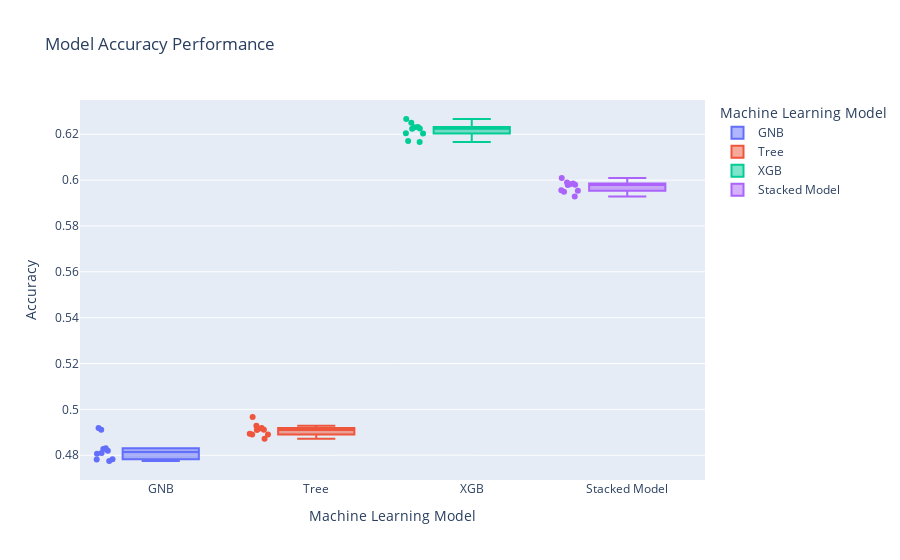

Notebook cell for this chart:
### Markdown cell above
## Visualize Train Set Accuracies

### Code cell
fig = px.box(
    classifmod1,
    x="Model",
    y="Accuracy",
    color="Model",
    points="all",
    labels={"Model": "Machine Learning Model", "Accuracy": "Accuracy"},
    title="Model Accuracy Performance",
)
fig.show()
fig.write_html("products/plots/stacked_train_accuracies.html")

### Figure 1 — Plotly figure (JSON) as saved in the notebook; plotly's stock layout.template omitted (floating-point values rounded to 4 significant figures)
{"data": [{"alignmentgroup": "True", "boxpoints": "all", "hovertemplate": "Machine Learning Model=%{x}<br>Accuracy=%{y}<extra></extra>", "legendgroup": "GNB", "marker": {"color": "#636efa"}, "name": "GNB", "notched": false, "offsetgroup": "GNB", "orientation": "v", "showlegend": true, "type": "box", "x": ["GNB", "GNB", "GNB", "GNB", "GNB", "GNB", "GNB", "GNB", "GNB", "GNB"], "x0": " ", "xaxis": "x", "y": [0.4806, 0.4783, 0.4919, 0.4775, 0.483, 0.4819, 0.4828, 0.4911, 0.4782, 0.481], "y0": " ", "yaxis": "y"}, {"alignmentgroup": "True", "boxpoints": "all", "hovertemplate": "Machine Learning Model=%{x}<br>Accuracy=%{y}<extra></extra>", "legendgroup": "Tree", "marker": {"color": "#EF553B"}, "name": "Tree", "notched": false, "offsetgroup": "Tree", "orientation": "v", "showlegend": true, "type": "box", "x": ["Tree", "Tree", "Tree", "Tree", "Tree", "Tree", "Tree", "Tree", "Tree", "Tree"], "x0": " ", "xaxis": "x", "y": [0.489, 0.489, 0.4966, 0.4911, 0.4929, 0.4893, 0.4871, 0.4916, 0.491, 0.4918], "y0": " ", "yaxis": "y"}, {"alignmentgroup": "True", "boxpoints": "all", "hovertemplate": "Machine Learning Model=%{x}<br>Accuracy=%{y}<extra></extra>", "legendgroup": "XGB", "marker": {"color": "#00cc96"}, "name": "XGB", "notched": false, "offsetgroup": "XGB", "orientation": "v", "showlegend": true, "type": "box", "x": ["XGB", "XGB", "XGB", "XGB", "XGB", "XGB", "XGB", "XGB", "XGB", "XGB"], "x0": " ", "xaxis": "x", "y": [0.6231, 0.6224, 0.6204, 0.6232, 0.6203, 0.6267, 0.625, 0.6166, 0.6225, 0.6171], "y0": " ", "yaxis": "y"}, {"alignmentgroup": "True", "boxpoints": "all", "hovertemplate": "Machine Learning Model=%{x}<br>Accuracy=%{y}<extra></extra>", "legendgroup": "Stacked Model", "marker": {"color": "#ab63fa"}, "name": "Stacked Model", "notched": false, "offsetgroup": "Stacked Model", "orientation": "v", "showlegend": true, "type": "box", "x": ["Stacked Model", "Stacked Model", "Stacked Model", "Stacked Model", "Stacked Model", "Stacked Model", "Stacked Model", "Stacked Model", "Stacked Model", "Stacked Model"], "x0": " ", "xaxis": "x", "y": [0.5956, 0.601, 0.5954, 0.5985, 0.5982, 0.5978, 0.598, 0.595, 0.5989, 0.5928], "y0": " ", "yaxis": "y"}], "layout": {"boxmode": "overlay", "legend": {"title": {"text": "Machine Learning Model"}, "tracegroupgap": 0}, "title": {"text": "Model Accuracy Performance"}, "xaxis": {"anchor": "y", "categoryarray": ["GNB", "Tree", "XGB", "Stacked Model"], "categoryorder": "array", "domain": [0, 1], "title": {"text": "Machine Learning Model"}}, "yaxis": {"anchor": "x", "domain": [0, 1], "title": {"text": "Accuracy"}}}}
